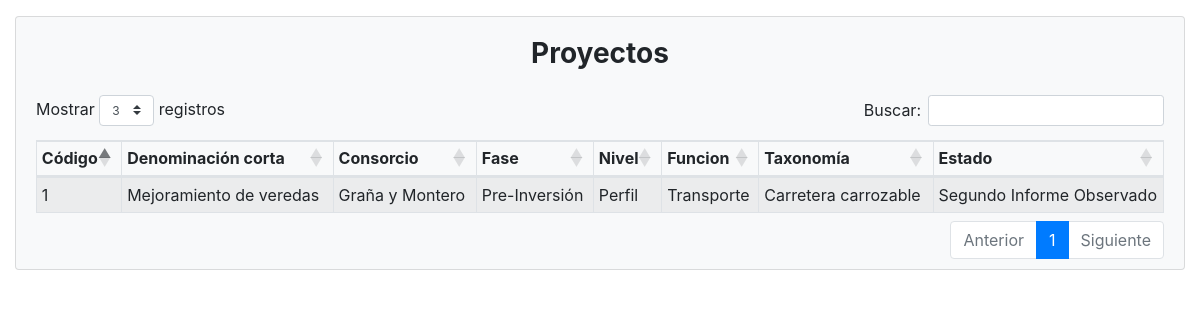
The app's page /posts/, older data.
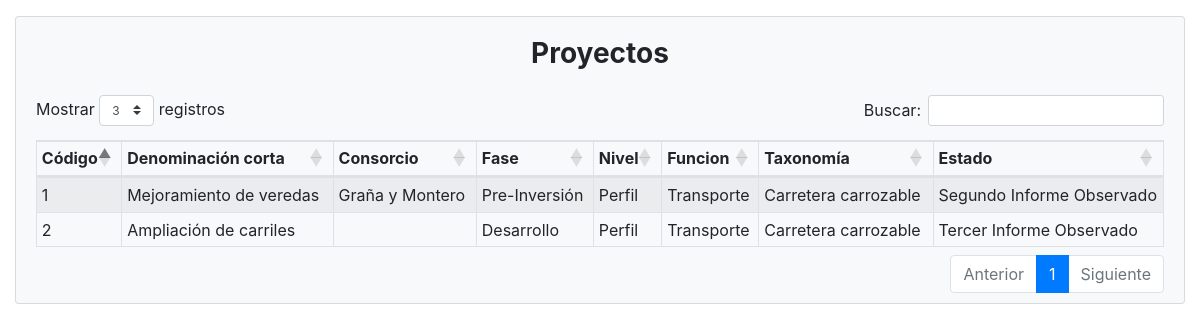
The same page, newer data.
### posts/models.py (models this page shows, shortened)
class Proyecto(models.Model):
    cod_proyecto = models.CharField('Código de Proyecto',max_length=20,unique=True)
    cod_snip = models.CharField('Código Snip',max_length=20,default="",unique=True)
    denominacion = models.TextField('Denominación')
    denominacion_corta = models.TextField('Denominación Corta')
    nivel = models.CharField('Nivel',max_length=30)
    funcion = models.CharField('Funcion',max_length=30)
    fase = models.CharField('Fase',max_length=50)
    estado = models.CharField('Estado',max_length=100)
    taxonomia = models.CharField('Taxonomía',max_length=100)
    situacion = models.CharField('Situación',max_length=100)
    fecha_estado = models.DateField('Fecha de Estado')
    fecha_registro = models.DateField('Fecha de Registro')
    activo = models.BooleanField('Activo',default=False,blank=True)

class Consorcio(models.Model):
    nombre = models.CharField('Nombre del Consorcio',max_length=100)
    proyecto_id = models.OneToOneField(Proyecto, on_delete=models.CASCADE)
    def __str__(self):
        return self.nombre

### posts/views.py (the view)
# urls.py: path('',views.IndexView.as_view(),name='index'),
class IndexView(generic.ListView):
    template_name  = 'posts/index.html'
    context_object_name = 'projects'
    def get_queryset(self):
        return Proyecto.objects.all()

### posts/posts/templates/posts/index.html (shortened to what this page needs)
<!doctype html>
<html lang="es">
<html>
	<head>
        <link rel="stylesheet" href="../../static/posts/bootstrap.min.css" type="text/css">
		<link rel="stylesheet" href="../../static/posts/bootstrap-grid.min.css" type="text/css">
        <link rel="stylesheet" href="../../static/posts/bootstrap-reboot.min.css" type="text/css">
        <link rel="stylesheet" href="../../static/posts/estilos.css">
        <link rel="stylesheet" href="https://cdnjs.cloudflare.com/ajax/libs/twitter-bootstrap/4.1.3/css/bootstrap.css">
        <link rel="stylesheet" href="https://cdn.datatables.net/1.10.21/css/dataTables.bootstrap4.min.css">
	</head>
	<body>
        <main class="container-fluid">
            <div class="card mt-3 mb-3 bg-light">
                <div class=" card-body">
                    <h3 class="card-title mb-4 font-weight-bold text-center">Proyectos</h3>
                    <div class="table-responsive">
                        <table id="TablaDatosConsorcio" class="table table-sm table-bordered table-striped table-hover">
                            <thead>
                                <tr>
                                    <th>Código</th>
                                    <th>Denominación corta</th>
                                    <th>Consorcio</th>
                                    <th>Fase</th>
                                    <th>Nivel</th>
                                    <th>Funcion</th>
                                    <th>Taxonomía</th>
                                    <th>Estado</th>
                                </tr>
                            </thead>
                            <tbody>
                               {% if projects %}
                                 {% for project in projects %}
                                 <tr>
                                    <td><a class = "text-reset" href="{% url 'posts:detail' project.id %}">{{ project.cod_proyecto }}</a></td>
                                    <td><a class = "text-reset" href="{% url 'posts:detail' project.id %}">{{ project.denominacion_corta }}</a></td>
                                    <td><a class = "text-reset" href="{% url 'posts:detail' project.id %}">{{ project.consorcio }}</a></td>
                                    <td><a class = "text-reset" href="{% url 'posts:detail' project.id %}">{{ project.fase }}</a></td>
                                    <td><a class = "text-reset" href="{% url 'posts:detail' project.id %}">{{ project.nivel }}</a></td>
                                    <td><a class = "text-reset" href="{% url 'posts:detail' project.id %}">{{ project.funcion }}</a></td>
                                    <td><a class = "text-reset" href="{% url 'posts:detail' project.id %}">{{ project.taxonomia }}</a></td>
                                    <td><a class = "text-reset" href="{% url 'posts:detail' project.id %}">{{ project.estado }}</a></td>
                                 </tr>
                                 {% endfor %}
                               {% else %}
                                 <p>No hay proyectos disponibles</p>
                               {% endif %}
                            </tbody>
                        </table>
                    </div>
                </div>
            </div>
    </body>
</html>

Row changes from the older to the newer data that the page shows:
added Proyecto: cod_proyecto "2", denominacion_corta "Ampliación de carriles", fase "Desarrollo", nivel "Perfil", funcion "Transporte", taxonomia "Carretera carrozable", estado "Tercer Informe Observado"
